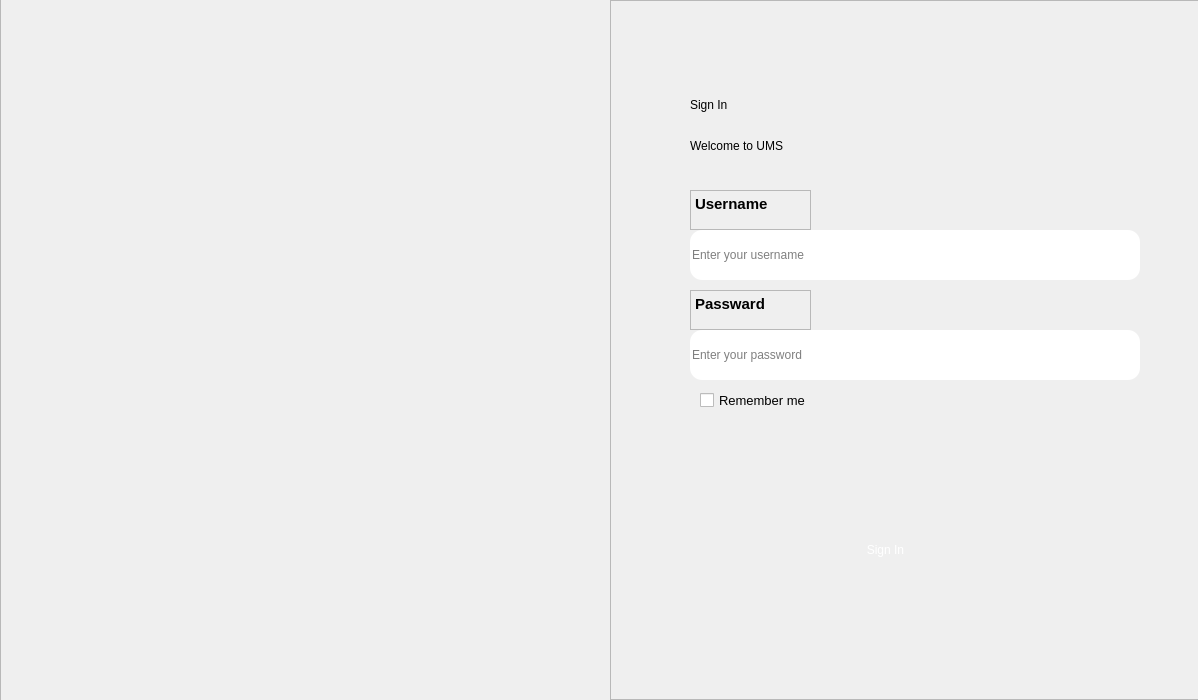
<?xml version="1.0" encoding="UTF-8"?>
<ui version="4.0">
 <class>Login</class>
 <widget class="QMainWindow" name="Login">
  <property name="geometry">
   <rect>
    <x>0</x>
    <y>0</y>
    <width>1198</width>
    <height>700</height>
   </rect>
  </property>
  <property name="minimumSize">
   <size>
    <width>1198</width>
    <height>700</height>
   </size>
  </property>
  <property name="maximumSize">
   <size>
    <width>1198</width>
    <height>700</height>
   </size>
  </property>
  <property name="windowTitle">
   <string>Login</string>
  </property>
  <property name="autoFillBackground">
   <bool>true</bool>
  </property>
  <property name="styleSheet">
   <string notr="true"/>
  </property>
  <widget class="QWidget" name="centralwidget">
   <widget class="QFrame" name="frame">
    <property name="geometry">
     <rect>
      <x>0</x>
      <y>-50</y>
      <width>611</width>
      <height>787</height>
     </rect>
    </property>
    <property name="styleSheet">
     <string notr="true">*{
border-image: url(C:/Users/Hema/Desktop/Project/background.jpg);
}</string>
    </property>
    <property name="frameShape">
     <enum>QFrame::StyledPanel</enum>
    </property>
    <property name="frameShadow">
     <enum>QFrame::Raised</enum>
    </property>
   </widget>
   <widget class="QFrame" name="frame_2">
    <property name="geometry">
     <rect>
      <x>610</x>
      <y>0</y>
      <width>591</width>
      <height>700</height>
     </rect>
    </property>
    <property name="styleSheet">
     <string notr="true">*{
border-image: url(C:/Users/Hema/Desktop/Project/white.png);
}

</string>
    </property>
    <property name="frameShape">
     <enum>QFrame::StyledPanel</enum>
    </property>
    <property name="frameShadow">
     <enum>QFrame::Raised</enum>
    </property>
    <widget class="QLabel" name="label_2">
     <property name="geometry">
      <rect>
       <x>80</x>
       <y>80</y>
       <width>130</width>
       <height>50</height>
      </rect>
     </property>
     <property name="styleSheet">
      <string notr="true">*{
	font: 700 20pt &quot;Segoe UI&quot;;
color: rgb(0, 0, 0);
}</string>
     </property>
     <property name="text">
      <string>Sign In</string>
     </property>
    </widget>
    <widget class="QLabel" name="label_3">
     <property name="geometry">
      <rect>
       <x>80</x>
       <y>130</y>
       <width>231</width>
       <height>31</height>
      </rect>
     </property>
     <property name="styleSheet">
      <string notr="true">*{
	font:  12pt &quot;Segoe UI&quot;;
color:rgb(0, 0, 0);
}</string>
     </property>
     <property name="text">
      <string>Welcome to UMS</string>
     </property>
    </widget>
    <widget class="QPushButton" name="button">
     <property name="geometry">
      <rect>
       <x>180</x>
       <y>519</y>
       <width>191</width>
       <height>61</height>
      </rect>
     </property>
     <property name="cursor">
      <cursorShape>PointingHandCursor</cursorShape>
     </property>
     <property name="autoFillBackground">
      <bool>false</bool>
     </property>
     <property name="styleSheet">
      <string notr="true">#button{
color:rgb(255, 255, 255);
font: 12pt &quot;Segoe UI&quot;;
border-image: url(C:/Users/Hema/Desktop/Project/buttom.png);
border-radius:20px;
}

#button:hover
{
color:rgb(0, 0, 0);border-image: url(C:/Users/Hema/Desktop/Project/textfield.png);

}

</string>
     </property>
     <property name="text">
      <string>Sign In</string>
     </property>
    </widget>
    <widget class="QTextEdit" name="textEdit">
     <property name="enabled">
      <bool>false</bool>
     </property>
     <property name="geometry">
      <rect>
       <x>80</x>
       <y>190</y>
       <width>121</width>
       <height>40</height>
      </rect>
     </property>
     <property name="styleSheet">
      <string notr="true">color: rgb(0, 0, 0);</string>
     </property>
     <property name="html">
      <string>&lt;!DOCTYPE HTML PUBLIC &quot;-//W3C//DTD HTML 4.0//EN&quot; &quot;http://www.w3.org/TR/REC-html40/strict.dtd&quot;&gt;
&lt;html&gt;&lt;head&gt;&lt;meta name=&quot;qrichtext&quot; content=&quot;1&quot; /&gt;&lt;meta charset=&quot;utf-8&quot; /&gt;&lt;style type=&quot;text/css&quot;&gt;
p, li { white-space: pre-wrap; }
&lt;/style&gt;&lt;/head&gt;&lt;body style=&quot; font-family:'Segoe UI'; font-size:9pt; font-weight:400; font-style:normal;&quot;&gt;
&lt;p style=&quot; margin-top:0px; margin-bottom:0px; margin-left:0px; margin-right:0px; -qt-block-indent:0; text-indent:0px;&quot;&gt;&lt;span style=&quot; font-size:11pt; font-weight:696;&quot;&gt;Username&lt;/span&gt;&lt;/p&gt;&lt;/body&gt;&lt;/html&gt;</string>
     </property>
    </widget>
    <widget class="QLineEdit" name="username">
     <property name="geometry">
      <rect>
       <x>80</x>
       <y>230</y>
       <width>450</width>
       <height>50</height>
      </rect>
     </property>
     <property name="focusPolicy">
      <enum>Qt::StrongFocus</enum>
     </property>
     <property name="contextMenuPolicy">
      <enum>Qt::PreventContextMenu</enum>
     </property>
     <property name="styleSheet">
      <string notr="true">*{
border-image: url(C:/Users/Hema/Desktop/Project/textfield.png);
border-radius: 12px;font: 12pt &quot;Segoe UI&quot;;
}</string>
     </property>
     <property name="inputMask">
      <string/>
     </property>
     <property name="text">
      <string/>
     </property>
     <property name="frame">
      <bool>true</bool>
     </property>
     <property name="echoMode">
      <enum>QLineEdit::Normal</enum>
     </property>
     <property name="alignment">
      <set>Qt::AlignLeading|Qt::AlignLeft|Qt::AlignVCenter</set>
     </property>
     <property name="placeholderText">
      <string>Enter your username</string>
     </property>
     <property name="cursorMoveStyle">
      <enum>Qt::LogicalMoveStyle</enum>
     </property>
     <property name="clearButtonEnabled">
      <bool>true</bool>
     </property>
    </widget>
    <widget class="QLineEdit" name="password">
     <property name="geometry">
      <rect>
       <x>80</x>
       <y>330</y>
       <width>450</width>
       <height>50</height>
      </rect>
     </property>
     <property name="styleSheet">
      <string notr="true">*{
border-image: url(C:/Users/Hema/Desktop/Project/textfield.png);
border-radius: 12px;
font: 12pt &quot;Segoe UI&quot;;

}

</string>
     </property>
     <property name="echoMode">
      <enum>QLineEdit::PasswordEchoOnEdit</enum>
     </property>
     <property name="alignment">
      <set>Qt::AlignLeading|Qt::AlignLeft|Qt::AlignVCenter</set>
     </property>
     <property name="placeholderText">
      <string>Enter your password</string>
     </property>
     <property name="clearButtonEnabled">
      <bool>true</bool>
     </property>
    </widget>
    <widget class="QTextEdit" name="textEdit_2">
     <property name="enabled">
      <bool>false</bool>
     </property>
     <property name="geometry">
      <rect>
       <x>80</x>
       <y>290</y>
       <width>121</width>
       <height>40</height>
      </rect>
     </property>
     <property name="styleSheet">
      <string notr="true">color: rgb(0, 0, 0);</string>
     </property>
     <property name="html">
      <string>&lt;!DOCTYPE HTML PUBLIC &quot;-//W3C//DTD HTML 4.0//EN&quot; &quot;http://www.w3.org/TR/REC-html40/strict.dtd&quot;&gt;
&lt;html&gt;&lt;head&gt;&lt;meta name=&quot;qrichtext&quot; content=&quot;1&quot; /&gt;&lt;meta charset=&quot;utf-8&quot; /&gt;&lt;style type=&quot;text/css&quot;&gt;
p, li { white-space: pre-wrap; }
&lt;/style&gt;&lt;/head&gt;&lt;body style=&quot; font-family:'Segoe UI'; font-size:9pt; font-weight:400; font-style:normal;&quot;&gt;
&lt;p style=&quot; margin-top:0px; margin-bottom:0px; margin-left:0px; margin-right:0px; -qt-block-indent:0; text-indent:0px;&quot;&gt;&lt;span style=&quot; font-size:11pt; font-weight:696;&quot;&gt;Passward&lt;/span&gt;&lt;/p&gt;&lt;/body&gt;&lt;/html&gt;</string>
     </property>
    </widget>
    <widget class="QCheckBox" name="checkBox">
     <property name="geometry">
      <rect>
       <x>90</x>
       <y>380</y>
       <width>171</width>
       <height>41</height>
      </rect>
     </property>
     <property name="cursor">
      <cursorShape>PointingHandCursor</cursorShape>
     </property>
     <property name="styleSheet">
      <string notr="true">font:  10pt;
color:rgb(0, 0, 0);</string>
     </property>
     <property name="text">
      <string>Remember me</string>
     </property>
     <property name="icon">
      <iconset theme="person">
       <normaloff>../../../../.designer/backup</normaloff>../../../../.designer/backup</iconset>
     </property>
     <property name="checked">
      <bool>false</bool>
     </property>
     <property name="tristate">
      <bool>false</bool>
     </property>
    </widget>
    <zorder>label_2</zorder>
    <zorder>label_3</zorder>
    <zorder>button</zorder>
    <zorder>textEdit</zorder>
    <zorder>username</zorder>
    <zorder>checkBox</zorder>
    <zorder>textEdit_2</zorder>
    <zorder>password</zorder>
   </widget>
  </widget>
  <widget class="QMenuBar" name="menubar">
   <property name="geometry">
    <rect>
     <x>0</x>
     <y>0</y>
     <width>1198</width>
     <height>26</height>
    </rect>
   </property>
  </widget>
 </widget>
 <resources/>
 <connections/>
</ui>
